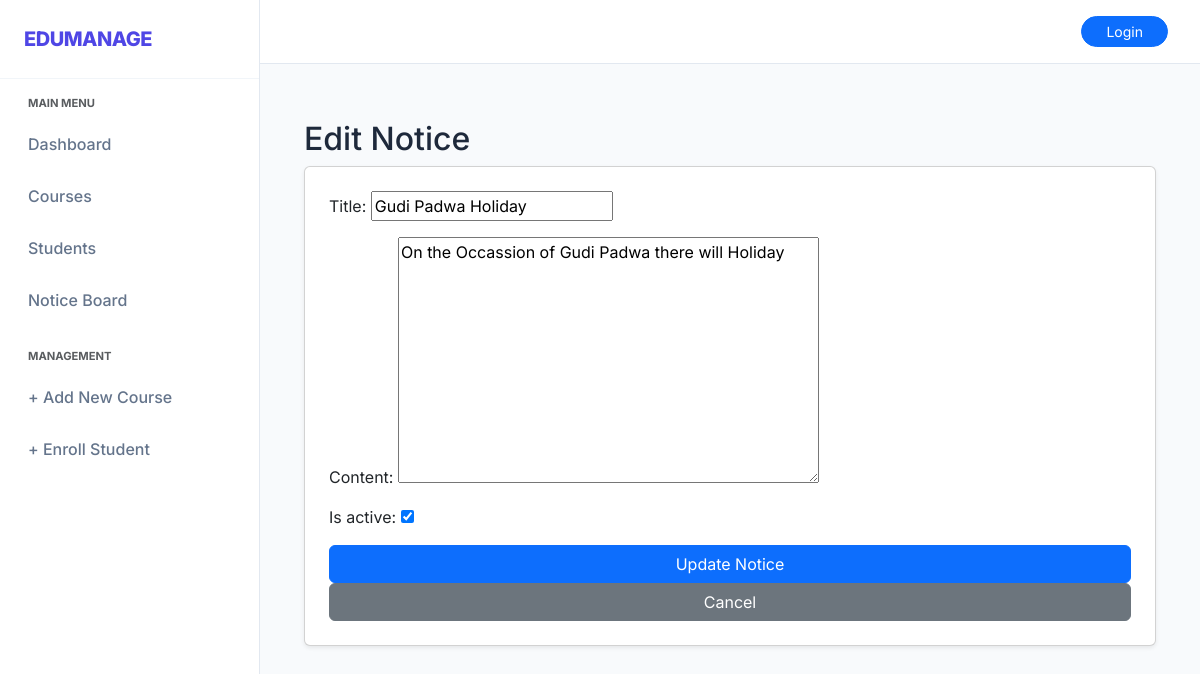
/admin-panel/notices/edit/1/, run on the app's committed database.
### myapp/models.py (models this page shows, shortened)
class Notice(models.Model):
    title = models.CharField(max_length=200)
    content = models.TextField()
    created_at = models.DateTimeField(auto_now_add=True)
    is_active = models.BooleanField(default=True)
    is_pinned = models.BooleanField(default=False)
    expiry_date = models.DateField(null=True, blank=True)

### myapp/views.py (the view)
# urls.py: path('notices/edit/<int:notice_id>/', views.edit_notice, name='edit_notice'),
def edit_notice(request, notice_id):
    notice = get_object_or_404(Notice, id=notice_id)
    if request.method == 'POST':
        form = NoticeForm(request.POST, instance=notice)
        if form.is_valid():
            form.save()
            return redirect('myapp:notice_list')
    else:
        form = NoticeForm(instance=notice)
    return render(request, 'myapp/edit_notice.html', {'form': form})

### myapp/forms.py
class NoticeForm(forms.ModelForm):
    class Meta:
        model = Notice
        fields = ['title', 'content', 'is_active']

### myapp/templates/myapp/edit_notice.html (shortened to what this page needs)
{% extends "myapp/index.html" %}
{% block content %}
<div class="container mt-4">
    <h2>Edit Notice</h2>
    <form method="post" class="card p-4 shadow-sm">
        {{ form.as_p }}
        <button type="submit" class="btn btn-primary">Update Notice</button>
        <a href="{% url 'myapp:notice_list' %}" class="btn btn-secondary">Cancel</a>
    </form>
</div>
{% endblock %}

### myapp/templates/myapp/index.html (style rules this page uses)
:root { --sidebar-width: 260px; --primary-indigo: #4f46e5; --bg-light: #f8fafc; }
body { font-family: "Inter", sans-serif; background-color: var(--bg-light); color: #1e293b; }

### data on the page
Notice: title "Gudi Padwa Holiday", content "On the Occassion of Gudi Padwa there will Holiday", is_active "☑"
